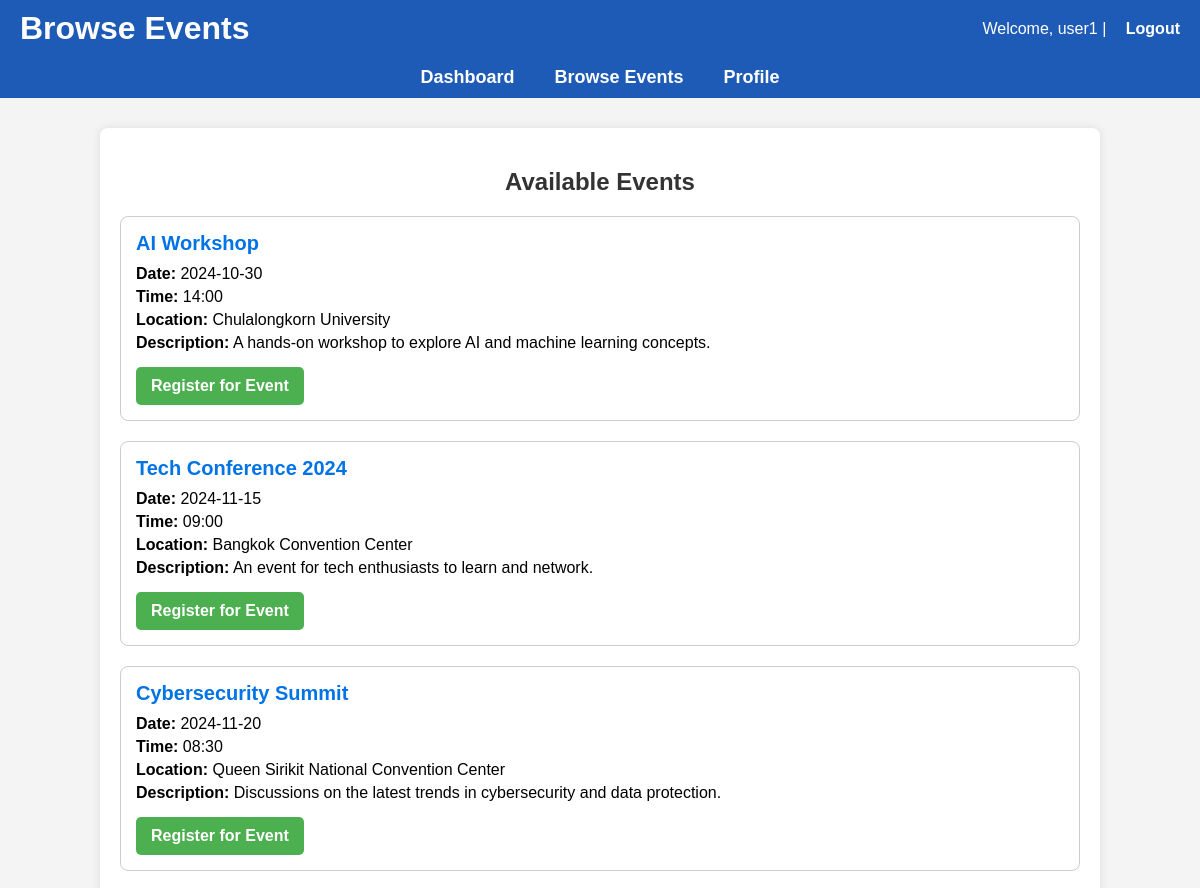
Page /user/user.php (signed in, upper part) on the earlier database version.
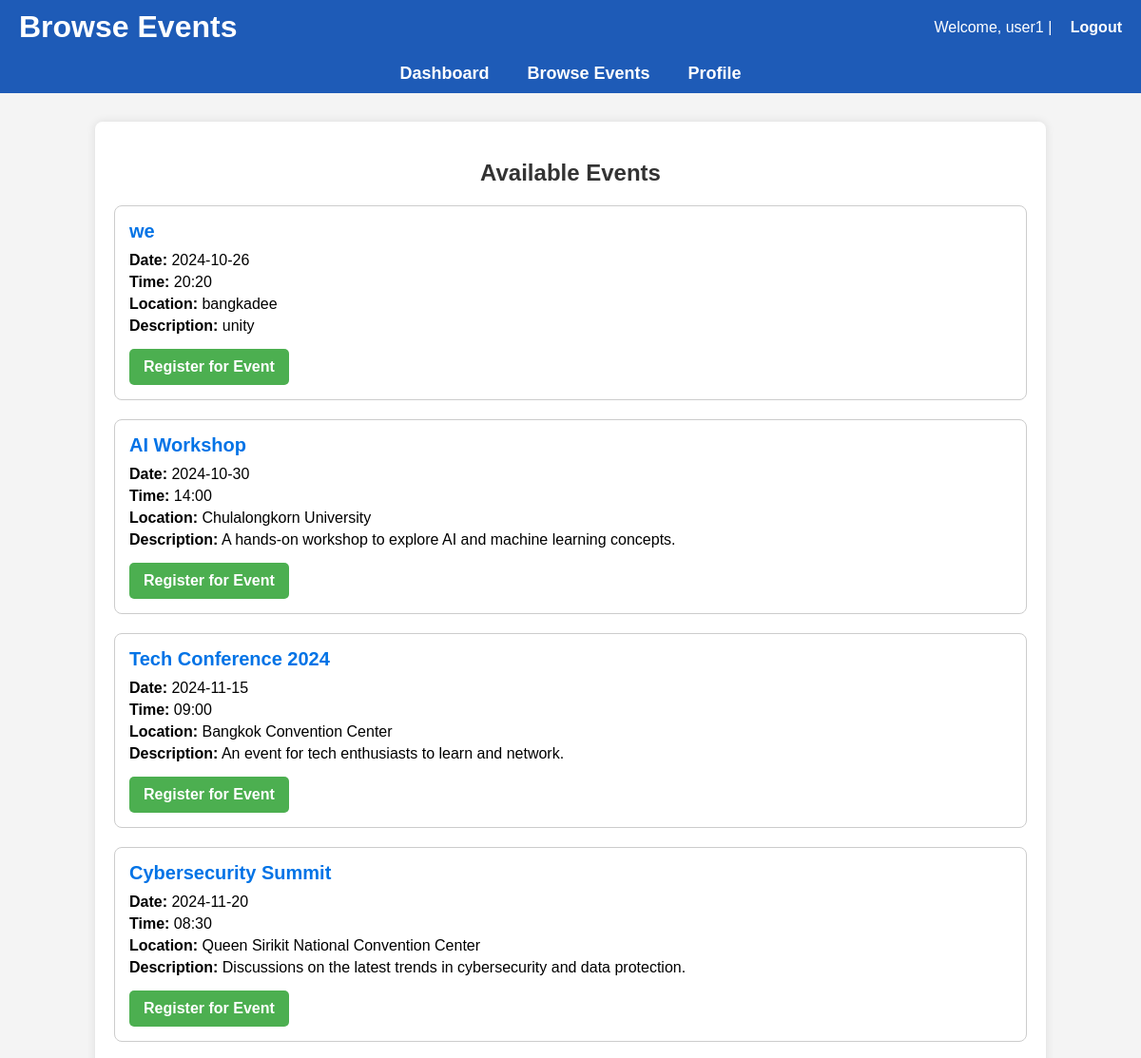
Same page on the later database version.
### tables this page shows
CREATE TABLE `events` (
  `event_id` int(11) NOT NULL,
  `event_name` varchar(100) NOT NULL,
  `event_date` date NOT NULL,
  `event_time` time NOT NULL,
  `location` varchar(100) DEFAULT NULL,
  `description` text,
  `organizer_id` int(11) DEFAULT NULL,
  `location_id` int(11) DEFAULT NULL
);

### user/user.php (the view, shortened to what this page needs)
<?php
include '../config/db_connect.php';
$user_id = $_SESSION['user_id'];
$query = "
    SELECT e.event_id, e.event_name, e.event_date, e.event_time, e.location, e.description
    FROM events e
    LEFT JOIN attendees a ON e.event_id = a.event_id AND a.user_id = ?
    WHERE a.user_id IS NULL
    ORDER BY e.event_date ASC, e.event_time ASC";
$stmt = $conn->prepare($query);
$stmt->bind_param("i", $user_id);
$stmt->execute();
$result = $stmt->get_result();
$events = [];
if ($result->num_rows > 0) {
    while ($row = $result->fetch_assoc()) {
        $events[] = $row;
    }
}
?>
<!DOCTYPE html>
<html lang="en">
<head>
    <link rel="stylesheet" href="../assets/css/style.css">
</head>
<body>
    <header>
        <h1>Browse Events</h1>
        <p>Welcome, <?php echo htmlspecialchars($_SESSION['username']); ?> | <a href="../auth/logout.php">Logout</a></p>
    </header>
    <nav>
        <a href="user_dashboard.php">Dashboard</a>
        <a href="user.php">Browse Events</a>
        <a href="user_profile.php">Profile</a>
    </nav>
    <div class="container">
        <h2>Available Events</h2>
        <?php if (!empty($events)): ?>
            <?php foreach ($events as $event): ?>
                <div class="event-card">
                    <h3><?php echo htmlspecialchars($event['event_name']); ?></h3>
                    <p><strong>Date:</strong> <?php echo date('Y-m-d', strtotime($event['event_date'])); ?></p>
                    <p><strong>Time:</strong> <?php echo date('H:i', strtotime($event['event_time'])); ?></p>
                    <p><strong>Location:</strong> <?php echo htmlspecialchars($event['location']); ?></p>
                    <p><strong>Description:</strong> <?php echo htmlspecialchars($event['description']); ?></p>
                    <form action="register_event.php" method="POST">
                        <button type="submit" class="register-btn">Register for Event</button>
                    </form>
                </div>
            <?php endforeach; ?>
        <?php else: ?>
            <p>No available events to register.</p>
        <?php endif; ?>
    </div>
</body>
</html>

Differences in the rows shown:
added events: event_name "we", event_date "2024-10-26", event_time "20:20", location "bangkadee", description "unity"
